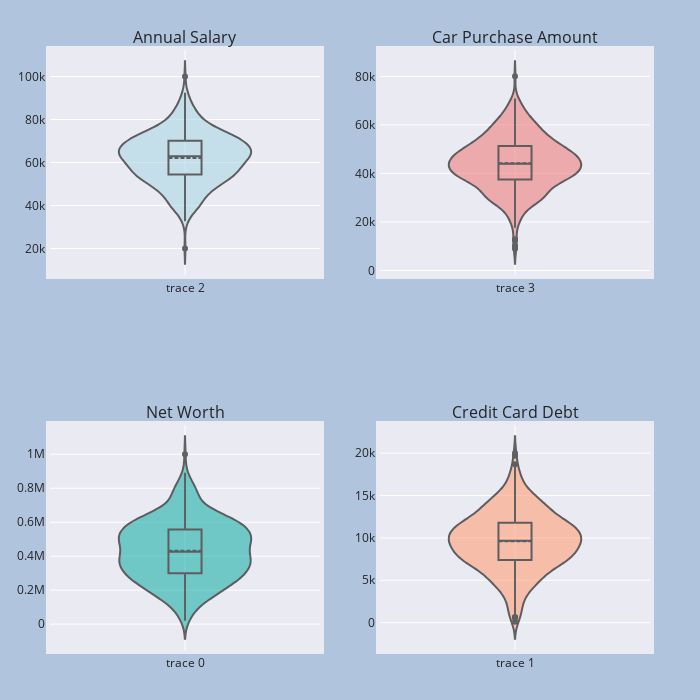

Here is the notebook cell this chart was saved with:
### Code cell
fig = make_subplots(rows=2, cols=2, start_cell="bottom-left",
    subplot_titles=("Net Worth","Credit Card Debt", "Annual Salary","Car Purchase Amount"))

fig.add_trace(go.Violin(y=data['Net Worth'],box_visible=True, line_color='black',
                               meanline_visible=True, fillcolor='lightseagreen', opacity=0.6),row=1,col=1)
fig.add_trace(go.Violin(y=data['Credit Card Debt'],box_visible=True, line_color='black',
                               meanline_visible=True, fillcolor='lightsalmon', opacity=0.6,),row=1,col=2)
fig.add_trace(go.Violin(y=data['Annual Salary'],box_visible=True, line_color='black',
                               meanline_visible=True, fillcolor='lightblue', opacity=0.6,),row=2,col=1)
fig.add_trace(go.Violin(y=data['Car Purchase Amount'],box_visible=True, line_color='black',
                               meanline_visible=True, fillcolor='lightcoral', opacity=0.6,),row=2,col=2)

fig.update_layout(
    showlegend= False,
    autosize=False,
    width=700,
    height=700,
    margin=mdict,
    paper_bgcolor=bgcolor,
)
fig.show()

### Figure 1 — Plotly figure (JSON) as saved in the notebook; plotly's stock layout.template omitted (floating-point values rounded to 4 significant figures; data arrays with more than 128 entries replaced by an {"elided": "..."} marker saying what was removed)
{"data": [{"box": {"visible": true}, "fillcolor": "lightseagreen", "line": {"color": "black"}, "meanline": {"visible": true}, "opacity": 0.6, "type": "violin", "xaxis": "x", "y": {"elided": "500 float values"}, "yaxis": "y"}, {"box": {"visible": true}, "fillcolor": "lightsalmon", "line": {"color": "black"}, "meanline": {"visible": true}, "opacity": 0.6, "type": "violin", "xaxis": "x2", "y": {"elided": "500 float values"}, "yaxis": "y2"}, {"box": {"visible": true}, "fillcolor": "lightblue", "line": {"color": "black"}, "meanline": {"visible": true}, "opacity": 0.6, "type": "violin", "xaxis": "x3", "y": {"elided": "500 float values"}, "yaxis": "y3"}, {"box": {"visible": true}, "fillcolor": "lightcoral", "line": {"color": "black"}, "meanline": {"visible": true}, "opacity": 0.6, "type": "violin", "xaxis": "x4", "y": {"elided": "500 float values"}, "yaxis": "y4"}], "layout": {"annotations": [{"font": {"size": 16}, "showarrow": false, "text": "Net Worth", "x": 0.225, "xanchor": "center", "xref": "paper", "y": 0.375, "yanchor": "bottom", "yref": "paper"}, {"font": {"size": 16}, "showarrow": false, "text": "Credit Card Debt", "x": 0.775, "xanchor": "center", "xref": "paper", "y": 0.375, "yanchor": "bottom", "yref": "paper"}, {"font": {"size": 16}, "showarrow": false, "text": "Annual Salary", "x": 0.225, "xanchor": "center", "xref": "paper", "y": 1, "yanchor": "bottom", "yref": "paper"}, {"font": {"size": 16}, "showarrow": false, "text": "Car Purchase Amount", "x": 0.775, "xanchor": "center", "xref": "paper", "y": 1, "yanchor": "bottom", "yref": "paper"}], "autosize": false, "height": 700, "margin": {"b": 50, "l": 50, "pad": 4, "r": 50, "t": 50}, "paper_bgcolor": "LightSteelBlue", "showlegend": false, "width": 700, "xaxis": {"anchor": "y", "domain": [0, 0.45]}, "xaxis2": {"anchor": "y2", "domain": [0.55, 1]}, "xaxis3": {"anchor": "y3", "domain": [0, 0.45]}, "xaxis4": {"anchor": "y4", "domain": [0.55, 1]}, "yaxis": {"anchor": "x", "domain": [0, 0.375]}, "yaxis2": {"anchor": "x2", "domain": [0, 0.375]}, "yaxis3": {"anchor": "x3", "domain": [0.625, 1]}, "yaxis4": {"anchor": "x4", "domain": [0.625, 1]}}}
